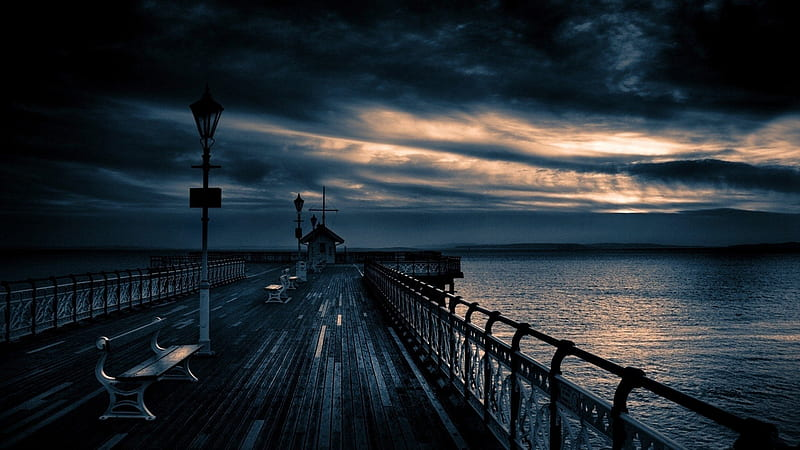
#> input picture Practice Codes/Histogram Processing/dark_scene.jpg, 800 x 450 px
$ jupyter execute histogram_equalization.ipynb
#> lines starting #> are read from the running program, lines starting #| are printed output that depends on the picture
[cell 1]
import numpy as np
import cv2
import matplotlib.pyplot as plt

[cell 2]
def show_image(img, title):
    plt.imshow(img, cmap='gray', vmin=0, vmax=255)
    plt.title(title)
    plt.xticks([])
    plt.yticks([])
    plt.show()

[cell 3]
im = cv2.imread('dark_scene.jpg', 0)
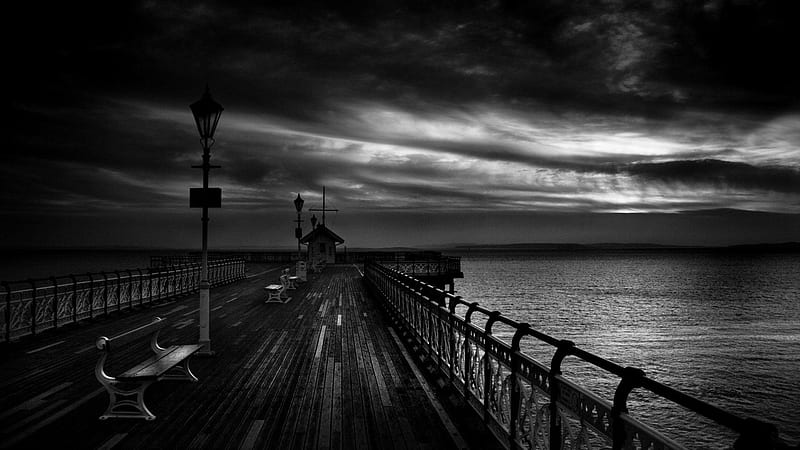
#> im: shape (450, 800); min 0, max 255, mean 42.6

show_image(im, 'Input Image')

[cell 4]
def plot_histogram(img, label):
#> called with label = 'Input Image'
    plt.hist(np.array(img).ravel(), bins=256, range=[0, 256])
    plt.title(f'Histogram of {label}')
    plt.show()
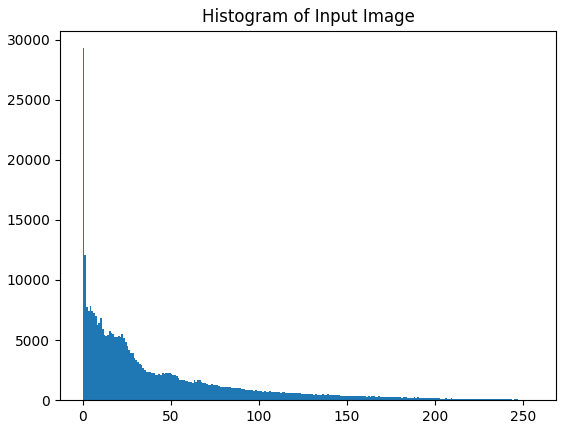
#> figure drawn by matplotlib, 1 panel; tallest bar 29281 high, from x = 0 to 1

[cell 5]
plot_histogram(im, 'Input Image')

[cell 6]
def histogram_equalize(img):
    img = np.array(img)
    hist = np.histogram(img.ravel(), bins=256, range=[0,256])[0]
#> hist = 256 values, max 29281 at index 0, min 4 at index 252, mean 1406.2
    prob_hist = hist / hist.sum()
#> prob_hist = 256 values, max 0.0813 at index 0, min 1.11e-05 at index 252, mean 0.00391
    cumulative_prob = np.cumsum(prob_hist)
#> cumulative_prob = 256 values from 0.0813 to 1
    map_fn = np.array(cumulative_prob * 256, dtype=np.uint8)
#> map_fn = 256 values from 20 to 255

    out_img = np.zeros_like(img)
    r, c = out_img.shape
#> r = 450; c = 800
    for i in range(r):
        for j in range(c):
            out_img[i, j] = map_fn[img[i, j]]
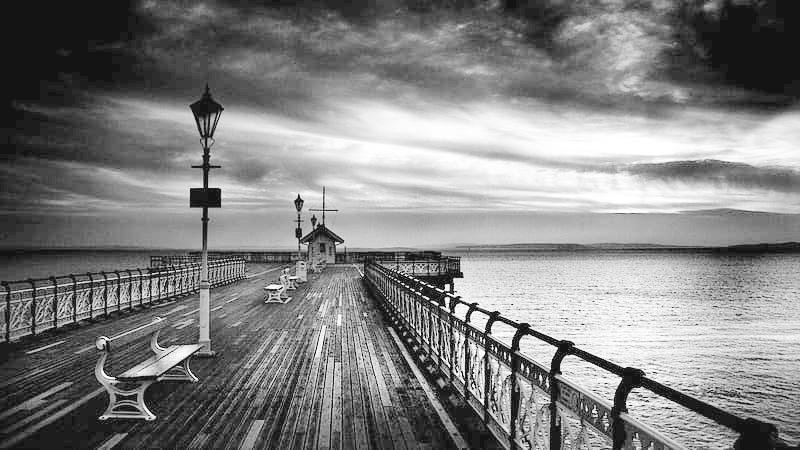
#> out_img: shape (450, 800); min 20, max 255, mean 129.6

    return out_img

[cell 7]
out_im = histogram_equalize(im)

show_image(out_im, 'Histogram Equalized Image')

[cell 8]
plot_histogram(out_im, 'Equalized Image')
#> call 2 of plot_histogram, with label = 'Equalized Image'
#> in plot_histogram (call 2), `plt.show()`:
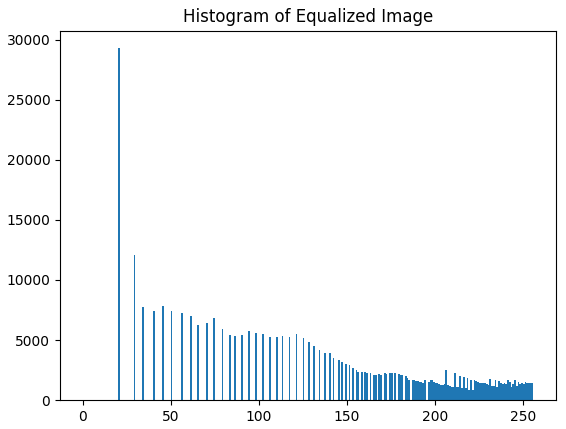
#> figure drawn by matplotlib, 1 panel; tallest bar 29281 high, from x = 20 to 21

$ run again, with Practice Codes/Histogram Processing/scenery.jpeg copied over Practice Codes/Histogram Processing/dark_scene.jpg
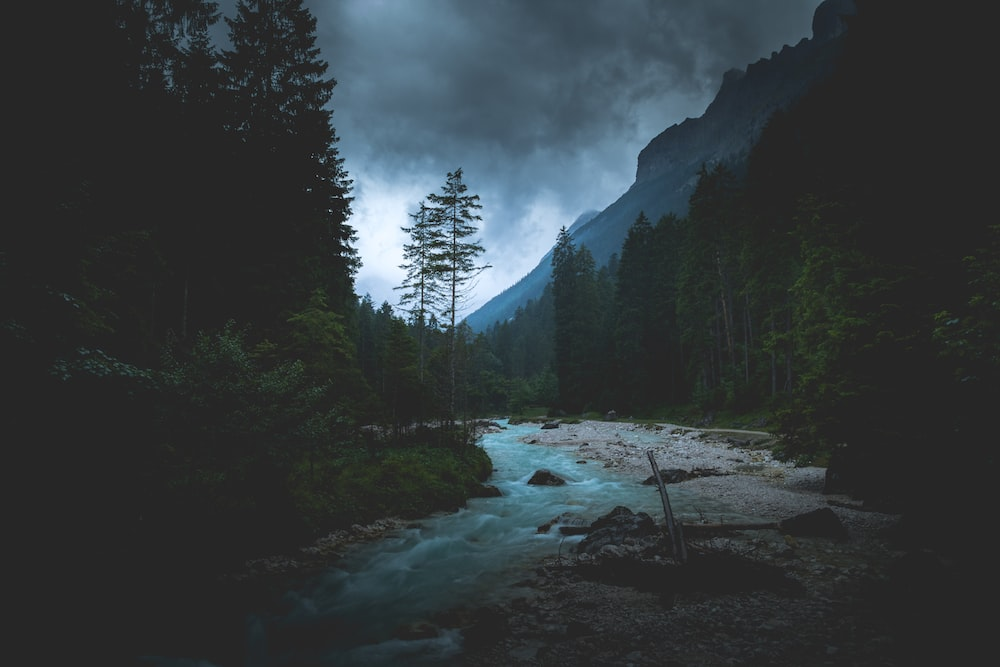
#> input picture Practice Codes/Histogram Processing/scenery.jpeg, 1000 x 667 px
#> hist = 256 values, max 275472 at index 38, min 2 at index 3, mean 2605.5
#> prob_hist = 256 values, max 0.413 at index 38, min 3e-06 at index 3, mean 0.00391
#> cumulative_prob = 256 values from 1.05e-05 to 1
#> map_fn = 256 values from 0 to 255
#> after the loop in histogram_equalize, `for i in range(r):`:
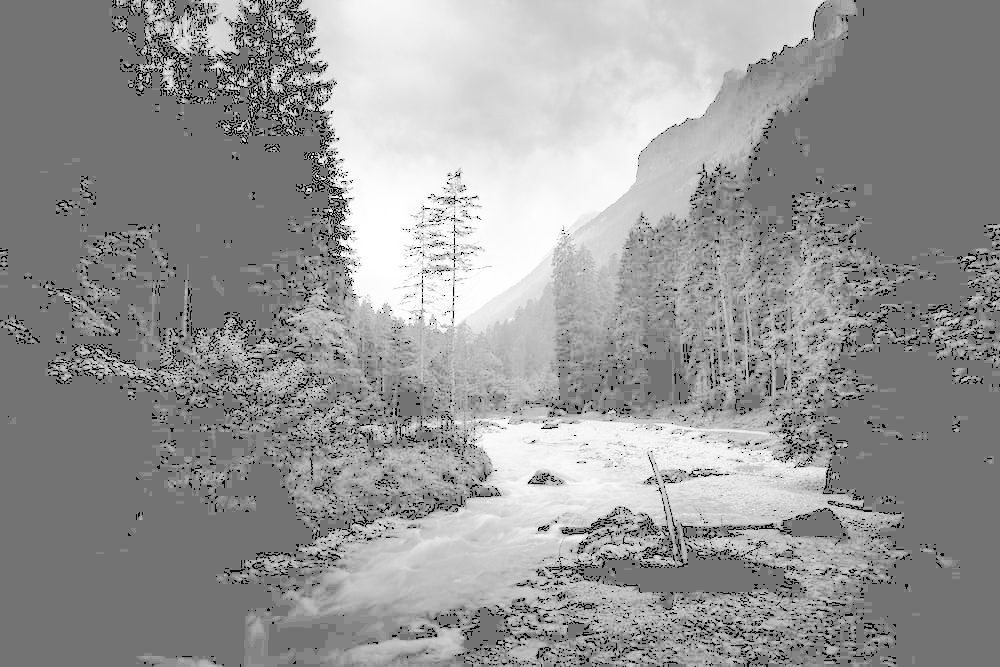
#> out_img: shape (667, 1000); min 0, max 255, mean 150.6
#> in plot_histogram (call 2), `plt.show()`:
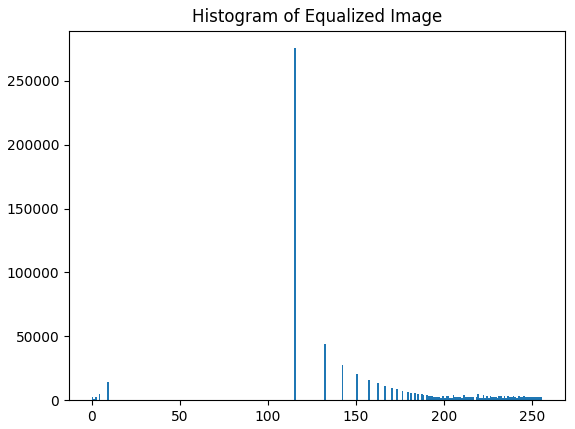
#> figure drawn by matplotlib, 1 panel; tallest bar 275472 high, from x = 115 to 116
